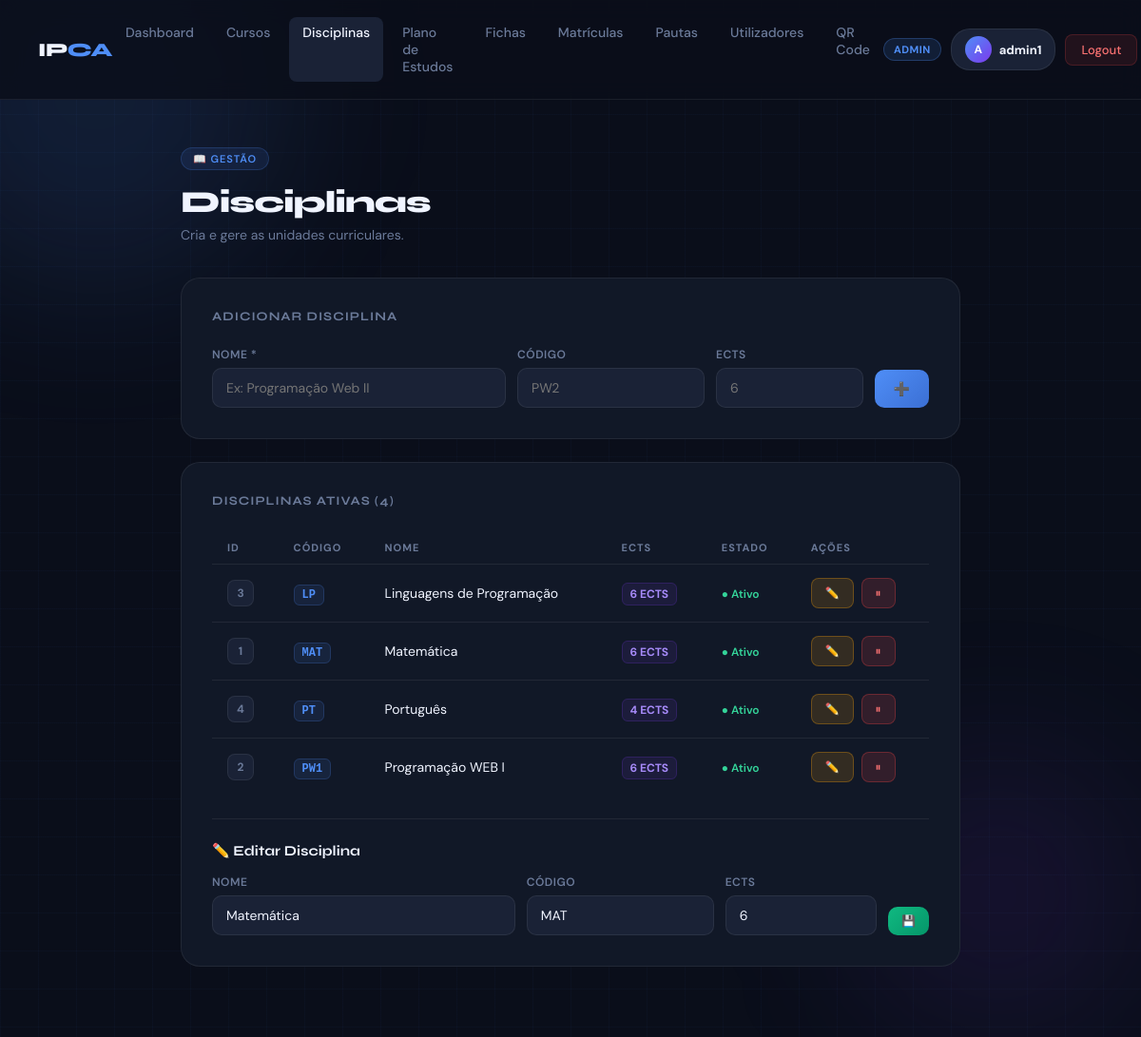
The app's page /disciplinas.php?edit=1 (signed in) with its own data.
### tables this page shows
CREATE TABLE `disciplinas` (
  `ID` int(11) NOT NULL AUTO_INCREMENT,
  `Nome_disc` text NOT NULL,
  `codigo` varchar(10) DEFAULT NULL,
  `ects` int(11) DEFAULT NULL,
  `ativo` tinyint(1) NOT NULL DEFAULT 1,
  PRIMARY KEY (`ID`)
);

### disciplinas.php (the view, shortened to what this page needs)
<?php
require_once 'config.php';
$isAdmin       = ($_SESSION['grupo'] == 1);
$isGestor      = ($_SESSION['grupo'] == 4);
$podeGerir     = ($isAdmin || $isGestor);
$disc_ativas   = $pdo->query("SELECT * FROM disciplinas WHERE ativo=1 ORDER BY Nome_disc")->fetchAll();
$disc_edit = null;
if ($podeGerir && isset($_GET['edit'])) {
    $stmt = $pdo->prepare("SELECT * FROM disciplinas WHERE ID=?");
    $stmt->execute([intval($_GET['edit'])]);
    $disc_edit = $stmt->fetch();
}
?>
<!DOCTYPE html>
<html lang="pt">
<head>
</head>
<body>
<div class="orb orb-1"></div><div class="orb orb-2"></div>
<?php include 'navbar.php'; ?>
<main>
    <div class="page-header">
        <div class="page-tag">📖 Gestão</div>
        <h1>Disciplinas</h1>
        <p><?= $podeGerir ? 'Cria e gere as unidades curriculares.' : 'Consulta as disciplinas disponíveis.' ?></p>
    </div>
    <?php if ($podeGerir): ?>
    <div class="box">
        <div class="box-title">Adicionar Disciplina</div>
        <form method="POST" novalidate>
            <div class="form-grid">
                <div class="form-group"><label>Nome *</label><input type="text" name="nome" required minlength="3" maxlength="200" placeholder="Ex: Programação Web II"></div>
                <div class="form-group"><label>Código</label><input type="text" name="codigo" maxlength="10" placeholder="PW2"></div>
                <div class="form-group"><label>ECTS</label><input type="number" name="ects" min="1" max="30" placeholder="6"></div>
                <button type="submit" name="add" class="btn btn-primary">➕</button>
            </div>
        </form>
    </div>
    <?php endif; ?>
    <div class="box">
        <div class="box-title">Disciplinas Ativas (<?= count($disc_ativas) ?>)</div>
        <?php if (empty($disc_ativas)): ?>
            <p style="color:var(--muted);text-align:center;padding:20px 0">Nenhuma disciplina ativa.</p>
        <?php else: ?>
        <table>
            <tr><th>ID</th><th>Código</th><th>Nome</th><th>ECTS</th><th>Estado</th><?php if ($podeGerir): ?><th>Ações</th><?php endif; ?></tr>
            <?php foreach ($disc_ativas as $row): ?>
            <tr>
                <td><span class="badge"><?= $row['ID'] ?></span></td>
                <td><?= $row['codigo'] ? '<span class="codigo-badge">'.htmlspecialchars($row['codigo']).'</span>' : '<span style="color:var(--muted)">—</span>' ?></td>
                <td><?= htmlspecialchars($row['Nome_disc']) ?></td>
                <td><?= $row['ects'] ? '<span class="ects-badge">'.$row['ects'].' ECTS</span>' : '<span style="color:var(--muted)">—</span>' ?></td>
                <td><span class="status-ativo">● Ativo</span></td>
                <?php if ($podeGerir): ?>
                <td><div class="actions">
                    <a href="?edit=<?= $row['ID'] ?>" class="btn-edit">✏️</a>
                    <a href="?del=<?= $row['ID'] ?>" class="btn-del" onclick="return confirm('Desativar?')">⏸</a>
                </div></td>
                <?php endif; ?>
            </tr>
            <?php endforeach; ?>
        </table>
        <?php if ($disc_edit): ?>
        <hr class="divider">
        <p style="font-family:'Syne',sans-serif;font-size:15px;font-weight:700;margin-bottom:16px">✏️ Editar Disciplina</p>
        <form method="POST" novalidate>
            <div class="form-grid">
                <div class="form-group"><label>Nome</label><input type="text" name="nome" value="<?= htmlspecialchars($disc_edit['Nome_disc']) ?>" required minlength="3"></div>
                <div class="form-group"><label>Código</label><input type="text" name="codigo" value="<?= htmlspecialchars($disc_edit['codigo']??'') ?>" maxlength="10"></div>
                <div class="form-group"><label>ECTS</label><input type="number" name="ects" value="<?= $disc_edit['ects'] ?>" min="1" max="30"></div>
                <button type="submit" name="edit" class="btn btn-save">💾</button>
            </div>
        </form>
        <?php endif; ?>
        <?php endif; ?>
    </div>
</main>
</body>
</html>

### disciplinas.php (style rules this page uses)
:root { --bg:#0a0e1a;--surface:#111827;--surface2:#1a2236;--border:rgba(255,255,255,0.07);--accent:#4f8ef7;--accent2:#7c3aed;--text:#f0f4ff;--muted:#6b7a99 }
* { margin:0;padding:0;box-sizing:border-box }
body { font-family:'DM Sans',sans-serif;background:var(--bg);color:var(--text);min-height:100vh }
body::before { content:'';position:fixed;inset:0;background-image:linear-gradient(rgba(79,142,247,0.03) 1px,transparent 1px),linear-gradient(90deg,rgba(79,142,247,0.03) 1px,transparent 1px);background-size:40px 40px;pointer-events:none;z-index:0 }
.orb { position:fixed;border-radius:50%;filter:blur(80px);pointer-events:none;z-index:0 }
.orb-1 { width:400px;height:400px;background:rgba(79,142,247,0.12);top:-100px;left:-100px }
.orb-2 { width:300px;height:300px;background:rgba(124,58,237,0.1);bottom:0;right:0 }
main { position:relative;z-index:1;max-width:900px;margin:0 auto;padding:50px 40px }
.page-header { margin-bottom:36px;animation:fadeUp 0.4s ease both }
.page-tag { display:inline-flex;align-items:center;gap:6px;background:rgba(79,142,247,0.1);border:1px solid rgba(79,142,247,0.2);color:var(--accent);font-size:11px;font-weight:600;letter-spacing:1px;text-transform:uppercase;padding:4px 12px;border-radius:20px;margin-bottom:14px }
.page-header h1 { font-family:'Syne',sans-serif;font-size:32px;font-weight:800;letter-spacing:-1px;margin-bottom:6px }
.page-header p { color:var(--muted);font-size:14px }
.box { background:var(--surface);border:1px solid var(--border);border-radius:20px;padding:32px;margin-bottom:24px;animation:fadeUp 0.4s 0.1s ease both }
.box-title { font-family:'Syne',sans-serif;font-size:13px;font-weight:700;color:var(--muted);text-transform:uppercase;letter-spacing:1px;margin-bottom:24px }
.form-grid { display:grid;grid-template-columns:2fr 1fr 1fr auto;gap:12px;align-items:flex-end }
.form-group { display:flex;flex-direction:column;gap:6px }
.form-group label { font-size:12px;font-weight:600;color:var(--muted);text-transform:uppercase;letter-spacing:0.5px }
.form-group input { padding:11px 14px;background:var(--surface2);border:1px solid var(--border);border-radius:10px;color:var(--text);font-size:14px;font-family:'DM Sans',sans-serif }
.btn { padding:11px 20px;border:none;border-radius:10px;font-size:14px;font-weight:600;font-family:'DM Sans',sans-serif;cursor:pointer;white-space:nowrap }
.btn-primary { background:linear-gradient(135deg,var(--accent),#3b6fd4);color:white }
.btn-save { background:linear-gradient(135deg,#10b981,#059669);color:white;font-size:12px;padding:7px 14px }
.btn-edit { background:rgba(245,158,11,0.15);color:#fbbf24;border:1px solid rgba(245,158,11,0.3);font-size:12px;padding:7px 14px;text-decoration:none;border-radius:8px }
.btn-del { background:rgba(239,68,68,0.15);color:#f87171;border:1px solid rgba(239,68,68,0.3);font-size:12px;padding:7px 14px;text-decoration:none;border-radius:8px }
table { width:100%;border-collapse:collapse }
th { padding:10px 16px;text-align:left;font-size:11px;font-weight:700;color:var(--muted);text-transform:uppercase;letter-spacing:1px;border-bottom:1px solid var(--border) }
td { padding:14px 16px;font-size:14px;border-bottom:1px solid var(--border);vertical-align:middle }
tr:last-child td { border-bottom:none }
.badge { display:inline-flex;align-items:center;justify-content:center;width:28px;height:28px;background:var(--surface2);border:1px solid var(--border);border-radius:8px;font-size:12px;font-weight:700;color:var(--muted) }
.codigo-badge { background:rgba(79,142,247,0.1);color:var(--accent);border:1px solid rgba(79,142,247,0.2);padding:3px 8px;border-radius:6px;font-size:12px;font-weight:700;font-family:monospace }
.ects-badge { background:rgba(124,58,237,0.1);color:#a78bfa;border:1px solid rgba(124,58,237,0.2);padding:3px 8px;border-radius:6px;font-size:12px;font-weight:700 }
.actions { display:flex;gap:8px }
.status-ativo { color:#34d399;font-size:12px;font-weight:600 }
.divider { border:none;border-top:1px solid var(--border);margin:24px 0 }

### records on screen
disciplinas: ID "3", codigo "LP", Nome_disc "Linguagens de Programação", ects "6"
disciplinas: ID "1", codigo "MAT", Nome_disc "Matemática", ects "6", nome "Matemática"
disciplinas: ID "4", codigo "PT", Nome_disc "Português", ects "4"
disciplinas: ID "2", codigo "PW1", Nome_disc "Programação WEB I", ects "6"

### other values on screen
$label "ADMIN"
substr($_SESSION['login'], 0, 1) "A"
$_SESSION['login'] "admin1"
count($disc_ativas) "4"
